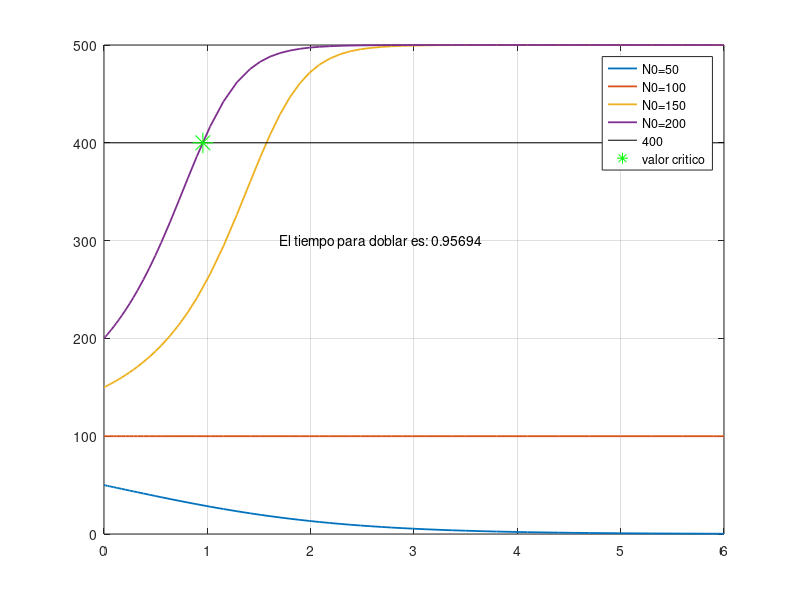

Recreate this plot in MATLAB.
function Alle

%resolvemos el Problema 5 de la relacion (escribir en que consiste aqui)

% Datos
r=1.e-2;
a=100;
K=500;

%valores iniciales
N0=[50,100,150,200];

% funcion Alle

fun=@(t,y) r*y.*(y-a).*(1-y/K);

%resolvemos numericamente
[ts,Ns]=ode45(fun,[0,6],N0); %para cada col de Ns vamos a tener las sols para N0

%representamos graficamente
close all
plot(ts,Ns,'LineWidth',1.3) %te va a pintar las 4 graficas
 % si nos fijamos en la grafica nos da info

% Apartado 3 calculamos el tiempo que tarda en doblar la poblacion que
% inicialemnte tenia doscientos individuos
grid on

N4=@(t) interp1(ts,Ns(:,4),t)-400;
tc=fzero(N4,0.8);

%representacion grafica
hold on
plot([0,6],[400,400],'k')
plot(tc,400,'g*','MarkerSize',15)

legend('N0=50','N0=100','N0=150','N0=200','400','valor critico')

text(1.7,300,['El tiempo para doblar es: ',num2str(tc)])
